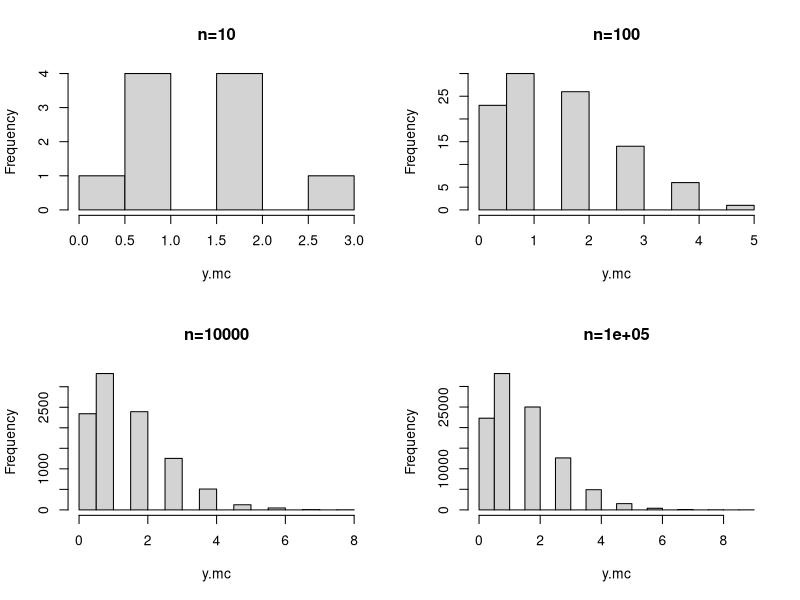
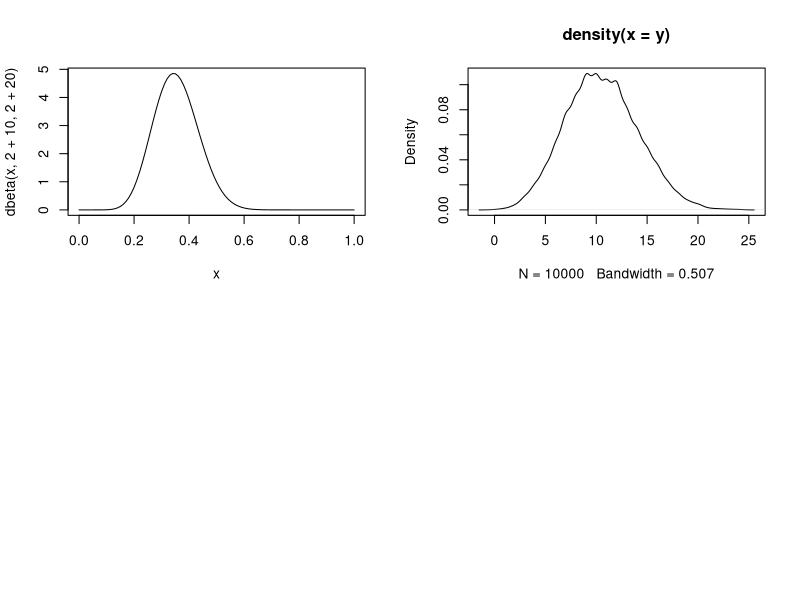

The R source for these figures, in order:
# Stat 601
# HW 5: Monte Carlo approximation
# Matt Dickenson


# Poisson example
a <- 2
b <- 1 
ycollege.sum <-66
ncollege <- 44

poisim <- function(a, b, ysum, n, numsims){
	theta.mc <- rgamma(numsims, a+ysum, b+n)
	y.mc <- rpois(numsims, theta.mc)
	lbl = paste('n=', numsims, sep='')
	hist(y.mc, main=lbl)
}

par(mfrow=c(2,2))
poisim(a=a, b=b, ysum=ycollege.sum, n=ncollege, numsims=10)
poisim(a=a, b=b, ysum=ycollege.sum, n=ncollege, numsims=100)
poisim(a=a, b=b, ysum=ycollege.sum, n=ncollege, numsims=10000)
poisim(a=a, b=b, ysum=ycollege.sum, n=ncollege, numsims=100000)

# Beta/Bernoulli example
# 1. Exact posterior is a beta(2+10,2+20)

curve(dbeta(x, 2+10, 2+20))

# 2. 
a=12
b=22

p1 <- rbeta(10, a, b)
summary(p1) 
# Min.    1st Qu.  Median  Mean    3rd Qu.    Max. 
#  0.2423  0.2919  0.3461  0.3556  0.4259  0.4672 

p2 <- rbeta(100, a, b)
summary(p2) 
# Min.    1st Qu.  Median    Mean  3rd Qu.    Max. 
#  0.1348  0.2962  0.3429  0.3519  0.4055  0.5825 

p3 <- rbeta(10000, a, b)
summary(p3) 
# Min.    1st Qu.  Median  Mean    3rd Qu.    Max. 
#  0.1032  0.2937  0.3487  0.3522  0.4074  0.6474 

# 3. 
y <- rbinom(10000, 30, p3)
plot(density(y))
summary(y)/30
# Min.     1st Qu.    Median     Mean     3rd Qu.   Max. 
# 0.0333333 0.2666667 0.3333333 0.3506667 0.4333333 0.8333333 

# in comparison to the beta, this density has:
# a lighter left tail
# a lower Median
# a heavier right tail 